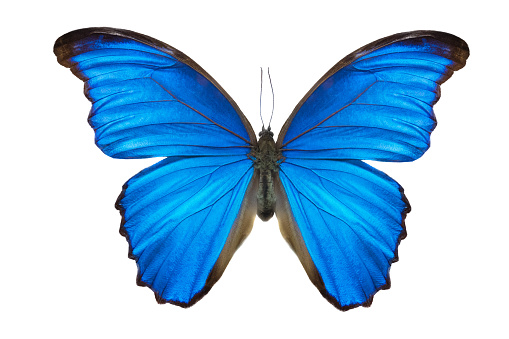
#> input picture Basics/03-HSV/Images/input5.jpg, 509 x 339 px, found by its file name
$ python blue_color_mask_hsv.py
#> lines starting #> are read from the running program, lines starting #| are printed output that depends on the picture; after the words box and inside, x2 and y2 are one past the last pixel; in counts of white or black regions, pixels touching at a corner belong together
import cv2
import numpy as np

frame = cv2.imread('Images\input5.jpg')
#> frame is the input picture: shape (339, 509, 3); mean B, G, R 227.7, 199.4, 161.6

# Convert BGR to HSV
hsv = cv2.cvtColor(frame, cv2.COLOR_BGR2HSV)
#> hsv: shape (339, 509, 3); mean H, S, V 40.1, 85.7, 229.2

# Blue -> [120, 255, 255]
# define range of blue color in HSV.  You can take [H-20, 100,100] and [H+20, 255, 255] as lower bound and upper bound respectively

lower_blue = np.array([100,100,100])
upper_blue = np.array([140,255,255])

# Threshold the HSV image to get only blue colors
mask = cv2.inRange(hsv, lower_blue, upper_blue)
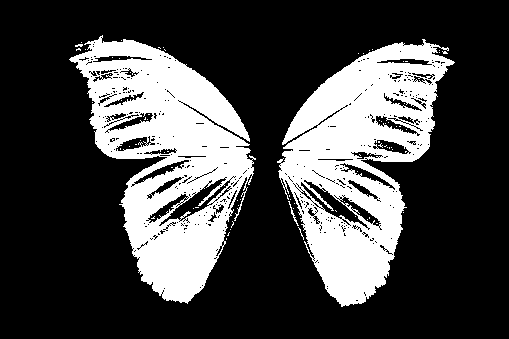
#> mask: shape (339, 509); 27.7% white; 76 white regions (73 under 20 px), largest, box (x1, y1, x2, y2) and area: (69, 35, 256, 304) 24379, (277, 39, 455, 307) 23129, (288, 201, 299, 226) 43

# Bitwise-AND mask and original image
res = cv2.bitwise_and(frame,frame, mask= mask)
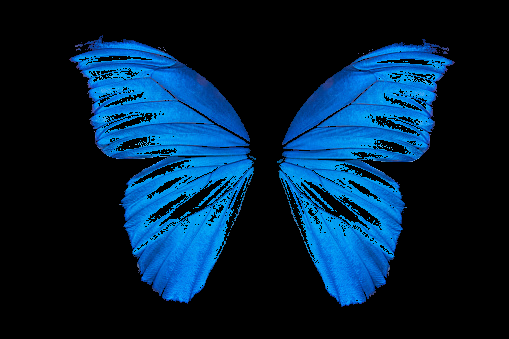
#> res: shape (339, 509, 3); mean B, G, R 58.5, 32.7, 1.2

cv2.imshow('frame',frame)
cv2.imshow('mask',mask)
cv2.imshow('res',res)

cv2.waitKey(0)

cv2.destroyAllWindows()

cv2.imwrite('Images\output_05.jpg', res)
cv2.imwrite('Images\mask.jpg', mask)
